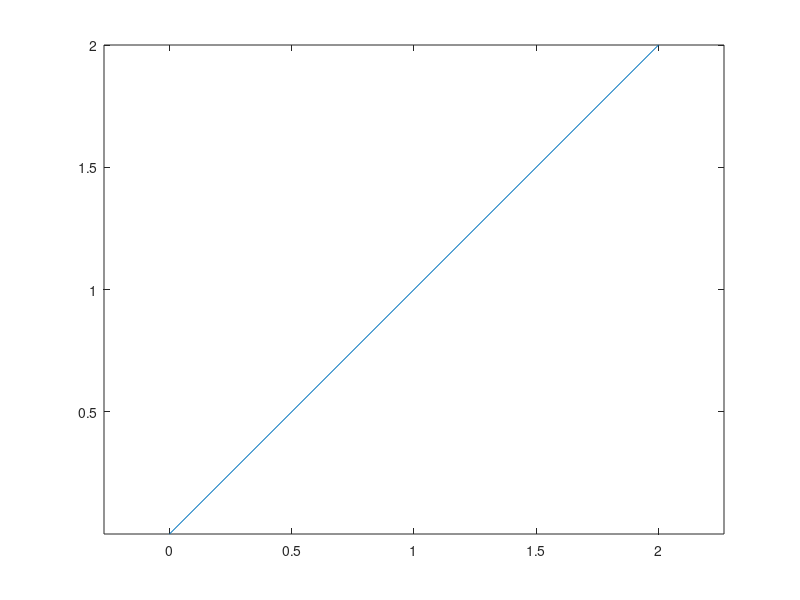

The MATLAB source for this figure: (Note: this script raises an error after producing the figure.)
clear all
close all

MoverL=0.0;%0.442

% t=0:0.0001:1.0;
% s=1.0-t;
% B=[t.*t.*t + 3.*t.*t.*s.*MoverL; s.*s.*s + 3.*s.*s.*t.* MoverL];

figure;
plot([0 2],[0 2]);
hold on
axis equal
for t_alpha=[0.001 0.002 0.005 0.01 0.02:0.02:0.5]
B_alpha=[t_alpha^3 + 3*t_alpha^2*(1-t_alpha)*MoverL; (1-t_alpha)^3 + 3*(1-t_alpha)^2*t_alpha*MoverL];
Bprime_alpha=[3*t_alpha^2 + (6*t_alpha*(1-t_alpha)-3*t_alpha^2)*MoverL;-3*(1-t_alpha)^2 - (6*(1-t_alpha)*t_alpha-3*(1-t_alpha)^2)* MoverL];
Bprime_alpha=[3*t_alpha^2 + (6*t_alpha-9*t_alpha^2)*MoverL;-3*(1-t_alpha)^2+(-6*(1-t_alpha)+9*(1-t_alpha)^2)* MoverL];
Bsecond_alpha=[6*t_alpha+MoverL*(6-18*t_alpha); 6*(1-t_alpha)+ MoverL*(6-18*(1-t_alpha))];

R_alpha=norm(Bprime_alpha)^3/(Bprime_alpha(1)*Bsecond_alpha(2)-Bprime_alpha(2)*Bsecond_alpha(1));
R_vec_alpha=R_alpha*rot_90_CCW(Bprime_alpha)/norm(Bprime_alpha);
C_alpha=B_alpha+R_vec_alpha;

scatter(C_alpha(1),C_alpha(2),'r');
hold on
scatter(B_alpha(1),B_alpha(2),'b');
axis equal
end


